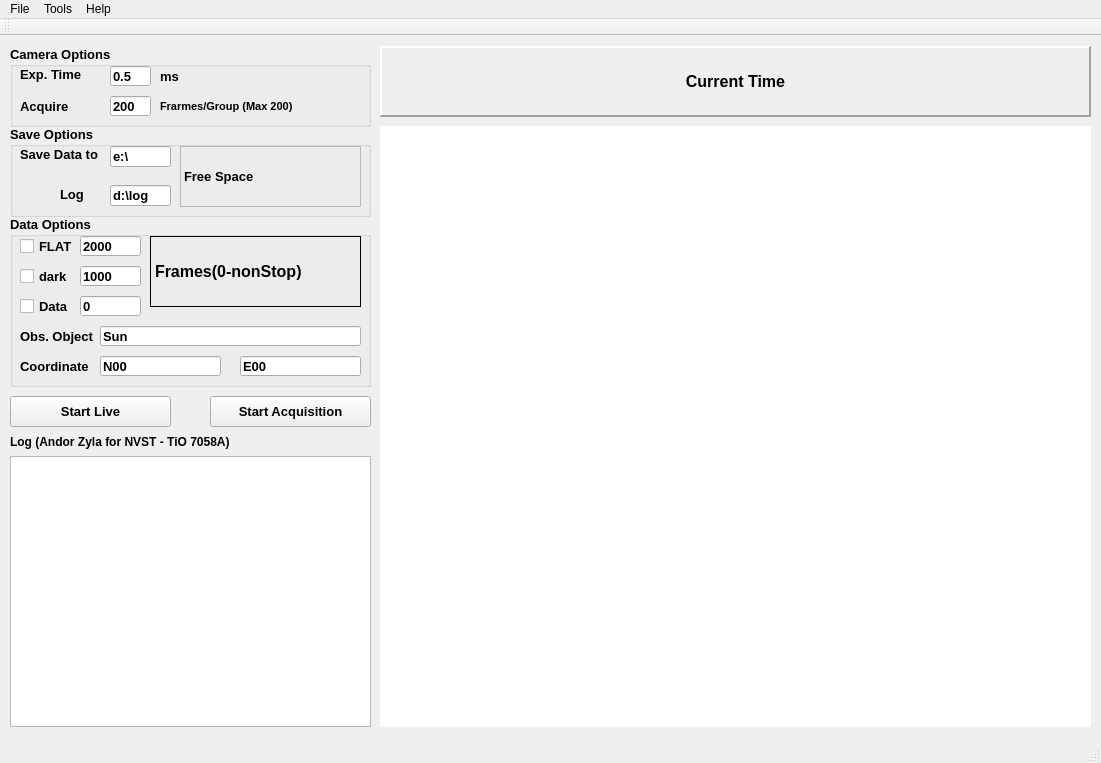
<?xml version="1.0" encoding="UTF-8"?>
<ui version="4.0">
 <class>MainWindow</class>
 <widget class="QMainWindow" name="MainWindow">
  <property name="geometry">
   <rect>
    <x>0</x>
    <y>0</y>
    <width>1101</width>
    <height>763</height>
   </rect>
  </property>
  <property name="sizePolicy">
   <sizepolicy hsizetype="Fixed" vsizetype="Fixed">
    <horstretch>0</horstretch>
    <verstretch>0</verstretch>
   </sizepolicy>
  </property>
  <property name="windowTitle">
   <string>MainWindow</string>
  </property>
  <property name="toolTip">
   <string/>
  </property>
  <widget class="QWidget" name="centralWidget">
   <property name="enabled">
    <bool>true</bool>
   </property>
   <widget class="QGraphicsView" name="graphicsView">
    <property name="geometry">
     <rect>
      <x>380</x>
      <y>90</y>
      <width>711</width>
      <height>601</height>
     </rect>
    </property>
    <property name="sizePolicy">
     <sizepolicy hsizetype="Expanding" vsizetype="Expanding">
      <horstretch>1</horstretch>
      <verstretch>1</verstretch>
     </sizepolicy>
    </property>
    <property name="minimumSize">
     <size>
      <width>512</width>
      <height>512</height>
     </size>
    </property>
    <property name="cursor" stdset="0">
     <cursorShape>CrossCursor</cursorShape>
    </property>
    <property name="mouseTracking">
     <bool>false</bool>
    </property>
    <property name="autoFillBackground">
     <bool>false</bool>
    </property>
    <property name="frameShape">
     <enum>QFrame::NoFrame</enum>
    </property>
    <property name="sizeAdjustPolicy">
     <enum>QAbstractScrollArea::AdjustIgnored</enum>
    </property>
    <property name="backgroundBrush">
     <brush brushstyle="SolidPattern">
      <color alpha="255">
       <red>0</red>
       <green>0</green>
       <blue>0</blue>
      </color>
     </brush>
    </property>
   </widget>
   <widget class="QPushButton" name="btnLive">
    <property name="geometry">
     <rect>
      <x>10</x>
      <y>360</y>
      <width>161</width>
      <height>31</height>
     </rect>
    </property>
    <property name="sizePolicy">
     <sizepolicy hsizetype="Expanding" vsizetype="Fixed">
      <horstretch>0</horstretch>
      <verstretch>0</verstretch>
     </sizepolicy>
    </property>
    <property name="font">
     <font>
      <pointsize>10</pointsize>
      <bold>true</bold>
     </font>
    </property>
    <property name="text">
     <string>Start Live</string>
    </property>
    <property name="checkable">
     <bool>true</bool>
    </property>
   </widget>
   <widget class="QLabel" name="label_time">
    <property name="geometry">
     <rect>
      <x>380</x>
      <y>10</y>
      <width>711</width>
      <height>71</height>
     </rect>
    </property>
    <property name="sizePolicy">
     <sizepolicy hsizetype="Expanding" vsizetype="Fixed">
      <horstretch>0</horstretch>
      <verstretch>0</verstretch>
     </sizepolicy>
    </property>
    <property name="font">
     <font>
      <pointsize>12</pointsize>
      <bold>true</bold>
     </font>
    </property>
    <property name="layoutDirection">
     <enum>Qt::LeftToRight</enum>
    </property>
    <property name="frameShape">
     <enum>QFrame::Panel</enum>
    </property>
    <property name="frameShadow">
     <enum>QFrame::Raised</enum>
    </property>
    <property name="lineWidth">
     <number>2</number>
    </property>
    <property name="text">
     <string>Current Time</string>
    </property>
    <property name="alignment">
     <set>Qt::AlignCenter</set>
    </property>
   </widget>
   <widget class="QPushButton" name="btnSnap">
    <property name="geometry">
     <rect>
      <x>210</x>
      <y>360</y>
      <width>161</width>
      <height>31</height>
     </rect>
    </property>
    <property name="sizePolicy">
     <sizepolicy hsizetype="Expanding" vsizetype="Fixed">
      <horstretch>0</horstretch>
      <verstretch>0</verstretch>
     </sizepolicy>
    </property>
    <property name="font">
     <font>
      <pointsize>10</pointsize>
      <bold>true</bold>
     </font>
    </property>
    <property name="text">
     <string>Start Acquisition</string>
    </property>
    <property name="checkable">
     <bool>false</bool>
    </property>
    <property name="checked">
     <bool>false</bool>
    </property>
    <property name="autoRepeatDelay">
     <number>50</number>
    </property>
    <property name="autoRepeatInterval">
     <number>50</number>
    </property>
   </widget>
   <widget class="QLabel" name="label_status">
    <property name="geometry">
     <rect>
      <x>10</x>
      <y>390</y>
      <width>331</width>
      <height>31</height>
     </rect>
    </property>
    <property name="sizePolicy">
     <sizepolicy hsizetype="Preferred" vsizetype="Fixed">
      <horstretch>0</horstretch>
      <verstretch>0</verstretch>
     </sizepolicy>
    </property>
    <property name="font">
     <font>
      <bold>true</bold>
     </font>
    </property>
    <property name="text">
     <string>Log (Andor Zyla for NVST - TiO 7058A)</string>
    </property>
   </widget>
   <widget class="QTextEdit" name="textEdit_status">
    <property name="geometry">
     <rect>
      <x>10</x>
      <y>420</y>
      <width>361</width>
      <height>271</height>
     </rect>
    </property>
    <property name="sizePolicy">
     <sizepolicy hsizetype="Preferred" vsizetype="Expanding">
      <horstretch>0</horstretch>
      <verstretch>0</verstretch>
     </sizepolicy>
    </property>
   </widget>
   <widget class="QGroupBox" name="groupBox">
    <property name="geometry">
     <rect>
      <x>10</x>
      <y>10</y>
      <width>361</width>
      <height>81</height>
     </rect>
    </property>
    <property name="font">
     <font>
      <pointsize>10</pointsize>
      <bold>true</bold>
     </font>
    </property>
    <property name="title">
     <string>Camera Options</string>
    </property>
    <widget class="QLabel" name="label_3">
     <property name="geometry">
      <rect>
       <x>150</x>
       <y>20</y>
       <width>31</width>
       <height>21</height>
      </rect>
     </property>
     <property name="text">
      <string>ms</string>
     </property>
    </widget>
    <widget class="QLineEdit" name="lineEdit_exposuretime">
     <property name="geometry">
      <rect>
       <x>100</x>
       <y>20</y>
       <width>41</width>
       <height>20</height>
      </rect>
     </property>
     <property name="text">
      <string>0.5</string>
     </property>
    </widget>
    <widget class="QLabel" name="label_exposuretime">
     <property name="geometry">
      <rect>
       <x>10</x>
       <y>20</y>
       <width>131</width>
       <height>16</height>
      </rect>
     </property>
     <property name="sizePolicy">
      <sizepolicy hsizetype="Preferred" vsizetype="Fixed">
       <horstretch>0</horstretch>
       <verstretch>0</verstretch>
      </sizepolicy>
     </property>
     <property name="text">
      <string>Exp. Time</string>
     </property>
    </widget>
    <widget class="QLineEdit" name="lineEdit_framerate">
     <property name="geometry">
      <rect>
       <x>100</x>
       <y>50</y>
       <width>41</width>
       <height>20</height>
      </rect>
     </property>
     <property name="text">
      <string>200</string>
     </property>
    </widget>
    <widget class="QLabel" name="label">
     <property name="geometry">
      <rect>
       <x>150</x>
       <y>50</y>
       <width>151</width>
       <height>21</height>
      </rect>
     </property>
     <property name="font">
      <font>
       <pointsize>8</pointsize>
       <bold>true</bold>
      </font>
     </property>
     <property name="text">
      <string>Frarmes/Group (Max 200)</string>
     </property>
    </widget>
    <widget class="QLabel" name="label_framerate">
     <property name="geometry">
      <rect>
       <x>10</x>
       <y>50</y>
       <width>71</width>
       <height>21</height>
      </rect>
     </property>
     <property name="sizePolicy">
      <sizepolicy hsizetype="Preferred" vsizetype="Fixed">
       <horstretch>0</horstretch>
       <verstretch>0</verstretch>
      </sizepolicy>
     </property>
     <property name="text">
      <string>Acquire</string>
     </property>
    </widget>
   </widget>
   <widget class="QGroupBox" name="groupBox_2">
    <property name="geometry">
     <rect>
      <x>10</x>
      <y>90</y>
      <width>361</width>
      <height>91</height>
     </rect>
    </property>
    <property name="font">
     <font>
      <pointsize>10</pointsize>
      <bold>true</bold>
     </font>
    </property>
    <property name="title">
     <string>Save Options</string>
    </property>
    <widget class="QLineEdit" name="lineEdit_savelog">
     <property name="geometry">
      <rect>
       <x>100</x>
       <y>59</y>
       <width>61</width>
       <height>21</height>
      </rect>
     </property>
     <property name="text">
      <string>d:\log</string>
     </property>
    </widget>
    <widget class="QLabel" name="label_saveto">
     <property name="geometry">
      <rect>
       <x>10</x>
       <y>20</y>
       <width>81</width>
       <height>16</height>
      </rect>
     </property>
     <property name="sizePolicy">
      <sizepolicy hsizetype="Preferred" vsizetype="Fixed">
       <horstretch>0</horstretch>
       <verstretch>0</verstretch>
      </sizepolicy>
     </property>
     <property name="text">
      <string>Save Data to</string>
     </property>
    </widget>
    <widget class="QLabel" name="label_freedisk">
     <property name="geometry">
      <rect>
       <x>170</x>
       <y>20</y>
       <width>181</width>
       <height>61</height>
      </rect>
     </property>
     <property name="font">
      <font>
       <pointsize>10</pointsize>
       <bold>true</bold>
      </font>
     </property>
     <property name="frameShape">
      <enum>QFrame::StyledPanel</enum>
     </property>
     <property name="text">
      <string>Free Space  </string>
     </property>
    </widget>
    <widget class="QLabel" name="label_savelog">
     <property name="geometry">
      <rect>
       <x>50</x>
       <y>60</y>
       <width>31</width>
       <height>16</height>
      </rect>
     </property>
     <property name="text">
      <string>Log</string>
     </property>
    </widget>
    <widget class="QLineEdit" name="lineEdit_saveto">
     <property name="geometry">
      <rect>
       <x>100</x>
       <y>20</y>
       <width>61</width>
       <height>21</height>
      </rect>
     </property>
     <property name="text">
      <string>e:\</string>
     </property>
    </widget>
   </widget>
   <widget class="QGroupBox" name="groupBox_3">
    <property name="geometry">
     <rect>
      <x>10</x>
      <y>180</y>
      <width>361</width>
      <height>171</height>
     </rect>
    </property>
    <property name="font">
     <font>
      <pointsize>10</pointsize>
      <bold>true</bold>
     </font>
    </property>
    <property name="title">
     <string>Data Options</string>
    </property>
    <widget class="QLabel" name="label_dunit_2">
     <property name="geometry">
      <rect>
       <x>140</x>
       <y>20</y>
       <width>211</width>
       <height>71</height>
      </rect>
     </property>
     <property name="font">
      <font>
       <pointsize>12</pointsize>
       <bold>true</bold>
      </font>
     </property>
     <property name="frameShape">
      <enum>QFrame::Box</enum>
     </property>
     <property name="text">
      <string>Frames(0-nonStop)</string>
     </property>
     <property name="textFormat">
      <enum>Qt::RichText</enum>
     </property>
    </widget>
    <widget class="QCheckBox" name="checkBox_Flat">
     <property name="geometry">
      <rect>
       <x>10</x>
       <y>20</y>
       <width>71</width>
       <height>21</height>
      </rect>
     </property>
     <property name="text">
      <string>FLAT</string>
     </property>
    </widget>
    <widget class="QLabel" name="label_obj">
     <property name="geometry">
      <rect>
       <x>10</x>
       <y>110</y>
       <width>91</width>
       <height>21</height>
      </rect>
     </property>
     <property name="text">
      <string>Obs. Object</string>
     </property>
    </widget>
    <widget class="QLineEdit" name="lineEdit_cor1">
     <property name="geometry">
      <rect>
       <x>90</x>
       <y>140</y>
       <width>121</width>
       <height>20</height>
      </rect>
     </property>
     <property name="text">
      <string>N00</string>
     </property>
    </widget>
    <widget class="QLineEdit" name="lineEdit_cor2">
     <property name="geometry">
      <rect>
       <x>230</x>
       <y>140</y>
       <width>121</width>
       <height>20</height>
      </rect>
     </property>
     <property name="text">
      <string>E00</string>
     </property>
    </widget>
    <widget class="QCheckBox" name="checkBox_Dark">
     <property name="geometry">
      <rect>
       <x>10</x>
       <y>50</y>
       <width>51</width>
       <height>21</height>
      </rect>
     </property>
     <property name="text">
      <string>dark</string>
     </property>
    </widget>
    <widget class="QLineEdit" name="lineEdit_flatnum">
     <property name="geometry">
      <rect>
       <x>70</x>
       <y>20</y>
       <width>61</width>
       <height>20</height>
      </rect>
     </property>
     <property name="text">
      <string>2000</string>
     </property>
    </widget>
    <widget class="QLabel" name="label_2">
     <property name="geometry">
      <rect>
       <x>10</x>
       <y>140</y>
       <width>91</width>
       <height>21</height>
      </rect>
     </property>
     <property name="text">
      <string>Coordinate</string>
     </property>
    </widget>
    <widget class="QLineEdit" name="lineEdit_datanum">
     <property name="geometry">
      <rect>
       <x>70</x>
       <y>80</y>
       <width>61</width>
       <height>20</height>
      </rect>
     </property>
     <property name="text">
      <string>0</string>
     </property>
    </widget>
    <widget class="QLineEdit" name="lineEdit_darknum">
     <property name="geometry">
      <rect>
       <x>70</x>
       <y>50</y>
       <width>61</width>
       <height>20</height>
      </rect>
     </property>
     <property name="text">
      <string>1000</string>
     </property>
    </widget>
    <widget class="QCheckBox" name="checkBox_Data">
     <property name="geometry">
      <rect>
       <x>10</x>
       <y>80</y>
       <width>71</width>
       <height>21</height>
      </rect>
     </property>
     <property name="text">
      <string>Data</string>
     </property>
    </widget>
    <widget class="QLineEdit" name="lineEdit_objname">
     <property name="geometry">
      <rect>
       <x>90</x>
       <y>110</y>
       <width>261</width>
       <height>20</height>
      </rect>
     </property>
     <property name="text">
      <string>Sun</string>
     </property>
    </widget>
   </widget>
  </widget>
  <widget class="QMenuBar" name="menuBar">
   <property name="geometry">
    <rect>
     <x>0</x>
     <y>0</y>
     <width>1101</width>
     <height>22</height>
    </rect>
   </property>
   <widget class="QMenu" name="menuFile">
    <property name="title">
     <string>File</string>
    </property>
    <addaction name="actionSave"/>
    <addaction name="actionExit"/>
   </widget>
   <widget class="QMenu" name="menuServer">
    <property name="title">
     <string>Tools</string>
    </property>
    <addaction name="actionServer"/>
    <addaction name="actionDetect_Cameras"/>
   </widget>
   <widget class="QMenu" name="menuHelp">
    <property name="title">
     <string>Help</string>
    </property>
    <addaction name="actionAbout"/>
   </widget>
   <addaction name="menuFile"/>
   <addaction name="menuServer"/>
   <addaction name="menuHelp"/>
  </widget>
  <widget class="QToolBar" name="mainToolBar">
   <attribute name="toolBarArea">
    <enum>TopToolBarArea</enum>
   </attribute>
   <attribute name="toolBarBreak">
    <bool>false</bool>
   </attribute>
  </widget>
  <widget class="QStatusBar" name="statusBar"/>
  <action name="actionServer">
   <property name="text">
    <string>Server</string>
   </property>
  </action>
  <action name="actionLogging">
   <property name="text">
    <string>Logging</string>
   </property>
  </action>
  <action name="actionSave">
   <property name="text">
    <string>Save</string>
   </property>
   <property name="shortcut">
    <string>Ctrl+S</string>
   </property>
  </action>
  <action name="actionExit">
   <property name="text">
    <string>Exit</string>
   </property>
   <property name="shortcut">
    <string>Ctrl+Q</string>
   </property>
  </action>
  <action name="actionAbout">
   <property name="text">
    <string>About</string>
   </property>
  </action>
  <action name="actionDetect_Cameras">
   <property name="text">
    <string>Detect Cameras</string>
   </property>
  </action>
 </widget>
 <layoutdefault spacing="6" margin="11"/>
 <resources/>
 <connections/>
</ui>
